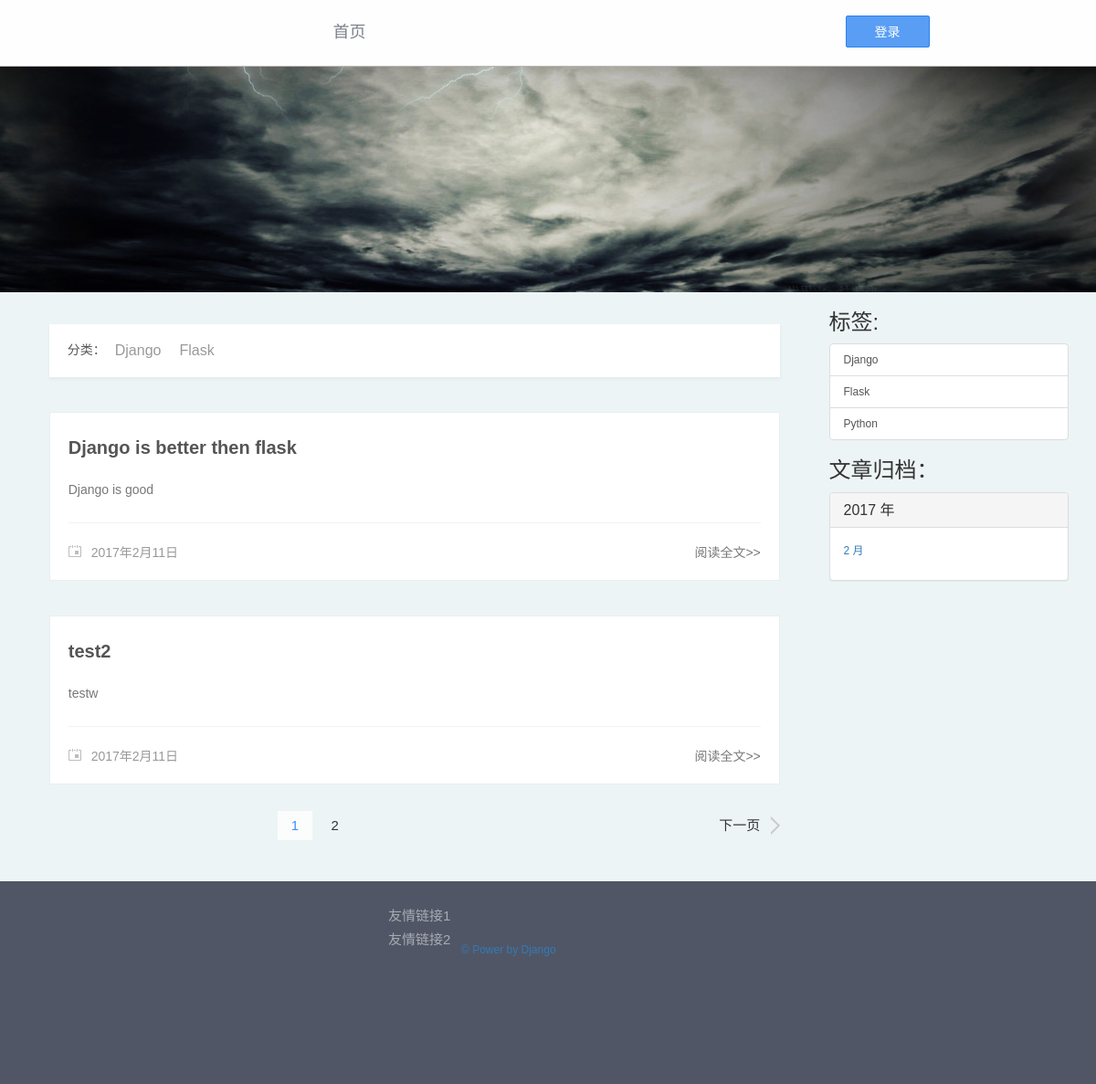
The page / on the database its author committed.
### blog/models.py (models this page shows, shortened)
class Category(models.Model):
    name = models.CharField('name',max_length = 20)
    created_time = models.DateTimeField('created_time',auto_now_add = True)
    last_modified_time = models.DateTimeField('last_modified_tiem',auto_now = True)

class Article(models.Model):
    STATUS_CHOICES = (
        ('d','Draft'),
        ('p','Published'),
    )
    objects = ArticleManage()
    title = models.CharField('title',max_length = 70)
    body = models.TextField('body')
    created_time = models.DateTimeField('文章创建时间',auto_now_add = True)
    last_modified_time = models.DateTimeField('last_modified_time',auto_now = True)
    status = models.CharField('status',max_length = 1,choices = STATUS_CHOICES)
    abstract = models.CharField('abstract',max_length = 54,blank = True,null = True,help_text = 'you can choice fist 54 words as the abstruct')
    views = models.PositiveIntegerField('views',default = 0)
    likes= models.PositiveIntegerField('liskes',default = 0)
    topped = models.BooleanField('topped',default = False)
    category = models.ForeignKey('Category',verbose_name = 'category',null = True,on_delete = models.SET_NULL)
    tags = models.ManyToManyField('Tag',verbose_name = 'tags',blank = True)
    class Meta:
        ordering = ['-last_modified_time']

class Tag(models.Model):
    name = models.CharField('name',max_length = 20)
    created_time = models.DateTimeField('created_time',auto_now_add = True)
    last_modified_time = models.DateTimeField('last_modified_time',auto_now = True)

### blog/views.py (the view)
# urls.py: url(r'^$', views.IndexView.as_view(),name = 'index'),
class IndexView(ListView):
    template_name = "blog/index.html"
    context_object_name = "article_list"
    def get_queryset(self):
        article_list = Article.objects.filter(status = 'p')
        for article in article_list:
            article.body = markdown2.markdown(article.body, extras=['fenced-code-blocks'],)
        return article_list
    def get_context_data(self,**kwargs):
        kwargs['category_list'] = Category.objects.all().order_by('name')
        kwargs['date_archive'] = Article.objects.archive()
        kwargs['tag_list'] = Tag.objects.all().order_by('name')
        return super(IndexView,self).get_context_data(**kwargs)

### blog/models.py (called while the page is built)
    def archive(self):
        date_list = Article.objects.datetimes('created_time','month',order  = 'DESC')
        date_dict = defaultdict(list)
        for d in date_list:
            date_dict[d.year].append(d.month)
        return sorted(date_dict.items(),reverse = True)

### blog/templatetags/paginate_tags.py (called while the page is built)
def get_right(current_page,right,num_pages):
    if current_page == num_pages:
        return []
    return [i+1 for i in range(current_page,current_page + right -1) if i < num_pages-1]

### blog/templates/blog/index.html (shortened to what this page needs)
{% extends 'base.html' %}
{% block content %}
    <div id="banner" class="noselect"></div>
    <div class="container">
        <div class="row">
            <div class="col-lg-9">
                <div id="category" class="noselect">
                    <div id="category-title">
                        <ul>
                            <li>分类：</li>
                            {% for category in category_list %}
                                <li class="cat-item"><a
                                        href="{% url 'blog:category' category.id %}">{{ category.name }}</a>
                                </li>
                            {% endfor %}
                        </ul>
                    </div>
                </div>
                <div id="bd" class="wrp clear-fix">
                    <div id="main">
                        {% load paginate_tags %}
                        {% for article in article_list %}
                            <div class="post">
                                <div class="post-hd">
                                    <h1 class="title"><a
                                            href="{% url 'blog:detail' article.pk %}">{{ article.title }}</a></h1>
                                </div>
                                <div class="post-bd">
                                    <p>{{ article.abstract }}</p>
                                </div>
                                <div class="post-ft">
                                    <a href="{% url 'blog:detail' article.id %}" class="more">阅读全文>></a>
                                    <i class="icon-date"></i>
                                    <span class="date">{{ article.last_modified_time|date:"Y年n月d日" }}</span>
                                </div>
                            </div>
                        {% endfor %}
                        {% include 'blog/pagination.html' %}
                    </div>
                </div>
            </div>
            <div class="col-lg-3">
                <h3>标签:</h3>
                <div class="list-group">
                    {% for tag in tag_list %}
                        <a href="{% url 'blog:tag' tag.pk %}" class="list-group-item">{{ tag.name }}</a>
                    {% endfor %}
                </div>
                <h3>文章归档：</h3>
                <div class="panel-group" id="accordion" role="tablist" aria-multiselectable="true">
                    {% for year,months in date_archive %}
                        <div class="panel panel-default">
                            <div class="panel-heading" role="tab" id="heading{{ forloop.counter }}">
                                <h4 class="panel-title">
                                    <a role="button" data-toggle="collapse" data-parent="#accordion"
                                       href="#collapse{{ forloop.counter }}"
                                       aria-expanded="true" aria-controls="collapse{{ forloop.counter }}">
                                        {{ year }} 年
                                    </a>
                                </h4>
                            </div>
                            <div id="collapse{{ forloop.counter }}" class="panel-collapse collapse in" role="tabpanel"
                                 aria-labelledby="heading{{ forloop.counter }}">
                                <div class="panel-body">
                                    {% for month in months %}
                                        <a href="{% url 'blog:archive' year month %}"><p>{{ month }} 月</p></a>
                                    {% endfor %}
                                </div>
                            </div>
                        </div>
                    {% endfor %}
                </div>
            </div>
        </div>
    </div>
{% endblock %}

### blog/templates/base.html (shortened to what this page needs)
<!DOCTYPE html>
{% load staticfiles %}
<html lang="zh-CN">
<head>
    <link rel="stylesheet" href="{% static 'lib/css/bootstrap.min.css' %}">
    <link rel="stylesheet" href="{% static 'blog/css/style.css' %}">
    <link rel="stylesheet" href="{% static 'blog/css/pygments/github.css' %}">
</head>
<body>
<div id="header">
    <div id="header-warp">
        <a href="{% url 'blog:index' %}" title="何佳豪的博客" id="logo"></a>
        <ul id="header-nav">
            <li><a href="{% url 'blog:index' %}">首页</a></li>
        </ul>
        <div id="header-right" class="login">
            <div id="user-info">
                <span id="dropdown-button">登录</span>
            </div>
        </div>
    </div>
</div>
{% block content %}{% endblock %}
<div id="footer" class="noselect">
	<div id="listyle">
    <ul id="ft-links">
        <li><a href="" target="_blank">友情链接1</a></li>
    </ul>
    <ul id="ft-links">
        <li><a href="" target="_blank">友情链接2</a></li>
    </ul>
    </div>
    <div id="copyright"><a href = "https://www.djangoproject.com/">&copy; Power by Django</a></div>
</div>
</body>
</html>

### blog/templates/blog/pagination.html (shortened to what this page needs)
<div id="pagenavi" class="noselect">
    {% if first_page == current_page %}
        <span class="first-page current">1</span>
    {% else %}
        <a href="?page=1" class="first-page">1</a>
    {% endif %}
    {% if last_page != 1 %}
        {% if last_page == current_page %}
            <span class="current">{{ last_page }}</span>
        {% else %}
            <a href="?page={{ last_page }}">{{ last_page }}</a>
        {% endif %}
    {% endif %}
    {% if article_list.has_next %}
        <a class="next-page" href="?page={{ article_list.next_page_number }}">
            下一页<span class="icon-next"></span>
        </a>
    {% endif %}
</div>

### rows shown on the page
Category: name "Django"
Category: name "Flask"
Article: title "Django is better then flask", abstract "Django is good", last_modified_time "2017年2月11日"
Article: title "test2", abstract "testw", last_modified_time "2017年2月11日"
Tag: name "Django"
Tag: name "Flask"
Tag: name "Python"

### other values the page prints
{{ last_page }} "2"
{{ year }} "2017"
{{ month }} "2"
